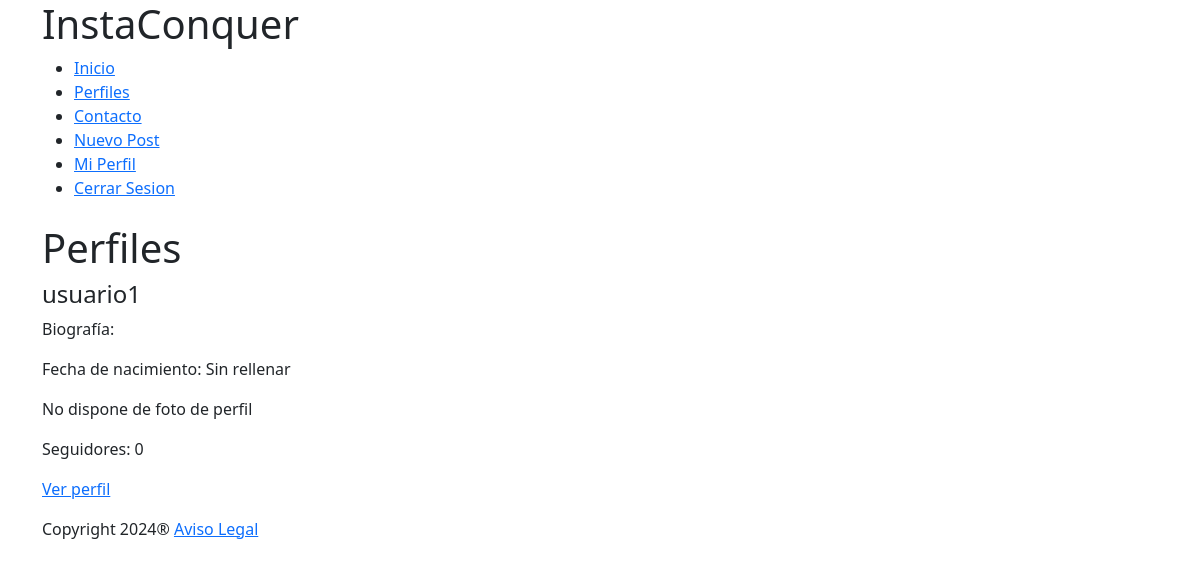
The page /profile/list/ (signed in) on the database as committed earlier.
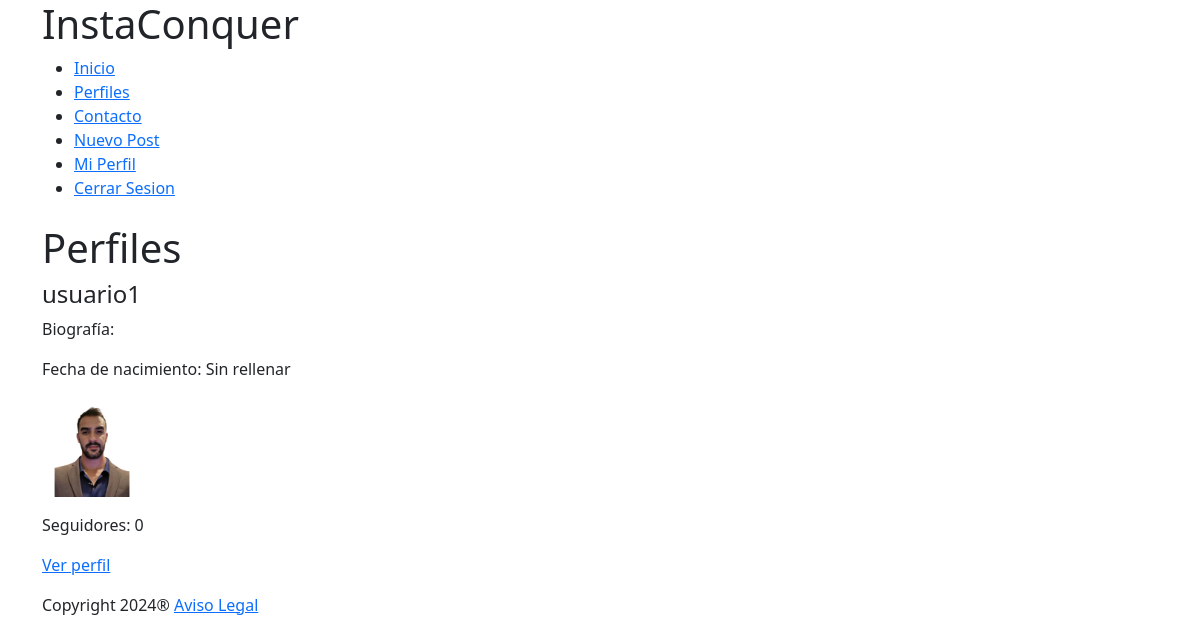
The same page on the database as committed later.
### profiles/models.py (models this page shows, shortened)
class UserProfile(models.Model):
    user = models.OneToOneField(User, on_delete=models.CASCADE, related_name='profile')
    profile_picture = models.ImageField('Imagen de Perfil', upload_to='profile_pictures/', blank=True, null=True)
    bio = models.TextField('Biografia', max_length=500, blank=True)
    birth_date = models.DateField('Fecha de nacimiento', null = True, blank = True)
    followers = models.ManyToManyField("self", symmetrical=False, related_name = 'following', through='Follow')
    class Meta:
        verbose_name = 'Perfil'
        verbose_name_plural = 'Perfiles'

### instagram/views.py (the view)
# urls.py: path('profile/list/', ProfileListView.as_view(), name = 'profile_list'),
@method_decorator(login_required, name='dispatch')
class ProfileListView(ListView):
    model = UserProfile
    template_name = "general/profile_list.html"
    context_object_name = 'profiles'
    def get_queryset(self):
        return UserProfile.objects.all().exclude(user=self.request.user)

### instagram/templates/general/profile_list.html (shortened to what this page needs)
{% extends "general/layout.html" %}
{% block page_content %}
<div class="container">
  <h1>Perfiles</h1>
  <div class="row">
    {% for profile in profiles %}
      <article class="col-12 col-sm-6 col-md-4">
        <h4>{{ profile.user.username }}</h4>
        <p>Biografía: {{ profile.bio|default_if_none:"Sin rellenar" }}</p>
        <p>Fecha de nacimiento: {{ profile.birth_date|default_if_none:"Sin rellenar" }}</p>
        <p>
          {% if profile.profile_picture %}
            <img width="100" src="{{ profile.profile_picture.url }}" alt="">
          {% else %}
            No dispone de foto de perfil
          {% endif %}
        </p>
        <p>Seguidores: {{ profile.followers.count }}</p>
        <p><a href="{% url 'profile_detail' profile.pk %}">Ver perfil</a></p>
      </article>
    {% endfor %}
  </div>
</div>
{% endblock %}

Rows that differ between the two databases and show on the page:
changed UserProfile "Sin rellenar": profile_picture: picture added; no longer shows "No dispone de foto de perfil"
